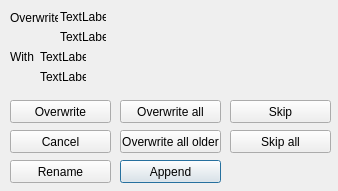
<ui version="4.0" >
 <class>qdCopyMoveConflict</class>
 <widget class="QDialog" name="qdCopyMoveConflict" >
  <property name="geometry" >
   <rect>
    <x>0</x>
    <y>0</y>
    <width>338</width>
    <height>191</height>
   </rect>
  </property>
  <property name="windowTitle" >
   <string>Dialog</string>
  </property>
  <widget class="QLabel" name="label" >
   <property name="geometry" >
    <rect>
     <x>10</x>
     <y>10</y>
     <width>48</width>
     <height>16</height>
    </rect>
   </property>
   <property name="text" >
    <string>Overwrite</string>
   </property>
  </widget>
  <widget class="QLabel" name="qlSourceFilename" >
   <property name="geometry" >
    <rect>
     <x>60</x>
     <y>10</y>
     <width>46</width>
     <height>14</height>
    </rect>
   </property>
   <property name="text" >
    <string>TextLabel</string>
   </property>
  </widget>
  <widget class="QLabel" name="qlSourceInfo" >
   <property name="geometry" >
    <rect>
     <x>60</x>
     <y>30</y>
     <width>46</width>
     <height>14</height>
    </rect>
   </property>
   <property name="text" >
    <string>TextLabel</string>
   </property>
  </widget>
  <widget class="QLabel" name="label_2" >
   <property name="geometry" >
    <rect>
     <x>10</x>
     <y>50</y>
     <width>46</width>
     <height>14</height>
    </rect>
   </property>
   <property name="text" >
    <string>With</string>
   </property>
  </widget>
  <widget class="QLabel" name="qlDestinationFilename" >
   <property name="geometry" >
    <rect>
     <x>40</x>
     <y>50</y>
     <width>46</width>
     <height>14</height>
    </rect>
   </property>
   <property name="text" >
    <string>TextLabel</string>
   </property>
  </widget>
  <widget class="QLabel" name="qlDestinationInfo" >
   <property name="geometry" >
    <rect>
     <x>40</x>
     <y>70</y>
     <width>46</width>
     <height>14</height>
    </rect>
   </property>
   <property name="text" >
    <string>TextLabel</string>
   </property>
  </widget>
  <widget class="QPushButton" name="qpbAppend" >
   <property name="geometry" >
    <rect>
     <x>120</x>
     <y>160</y>
     <width>101</width>
     <height>23</height>
    </rect>
   </property>
   <property name="text" >
    <string>Append</string>
   </property>
  </widget>
  <widget class="QPushButton" name="qpbOverwrite" >
   <property name="geometry" >
    <rect>
     <x>10</x>
     <y>100</y>
     <width>101</width>
     <height>23</height>
    </rect>
   </property>
   <property name="text" >
    <string>Overwrite</string>
   </property>
  </widget>
  <widget class="QPushButton" name="qpbOverwriteAll" >
   <property name="geometry" >
    <rect>
     <x>120</x>
     <y>100</y>
     <width>101</width>
     <height>23</height>
    </rect>
   </property>
   <property name="text" >
    <string>Overwrite all</string>
   </property>
  </widget>
  <widget class="QPushButton" name="qpbOverwriteAllOlder" >
   <property name="geometry" >
    <rect>
     <x>120</x>
     <y>130</y>
     <width>101</width>
     <height>23</height>
    </rect>
   </property>
   <property name="text" >
    <string>Overwrite all older</string>
   </property>
  </widget>
  <widget class="QPushButton" name="qpbRename" >
   <property name="geometry" >
    <rect>
     <x>10</x>
     <y>160</y>
     <width>101</width>
     <height>23</height>
    </rect>
   </property>
   <property name="text" >
    <string>Rename</string>
   </property>
  </widget>
  <widget class="QPushButton" name="qpbSkip" >
   <property name="geometry" >
    <rect>
     <x>230</x>
     <y>100</y>
     <width>101</width>
     <height>23</height>
    </rect>
   </property>
   <property name="text" >
    <string>Skip</string>
   </property>
  </widget>
  <widget class="QPushButton" name="qpbSkipAll" >
   <property name="geometry" >
    <rect>
     <x>230</x>
     <y>130</y>
     <width>101</width>
     <height>23</height>
    </rect>
   </property>
   <property name="text" >
    <string>Skip all</string>
   </property>
  </widget>
  <widget class="QPushButton" name="qpbCancel" >
   <property name="geometry" >
    <rect>
     <x>10</x>
     <y>130</y>
     <width>101</width>
     <height>23</height>
    </rect>
   </property>
   <property name="text" >
    <string>Cancel</string>
   </property>
  </widget>
 </widget>
 <resources/>
 <connections/>
</ui>
